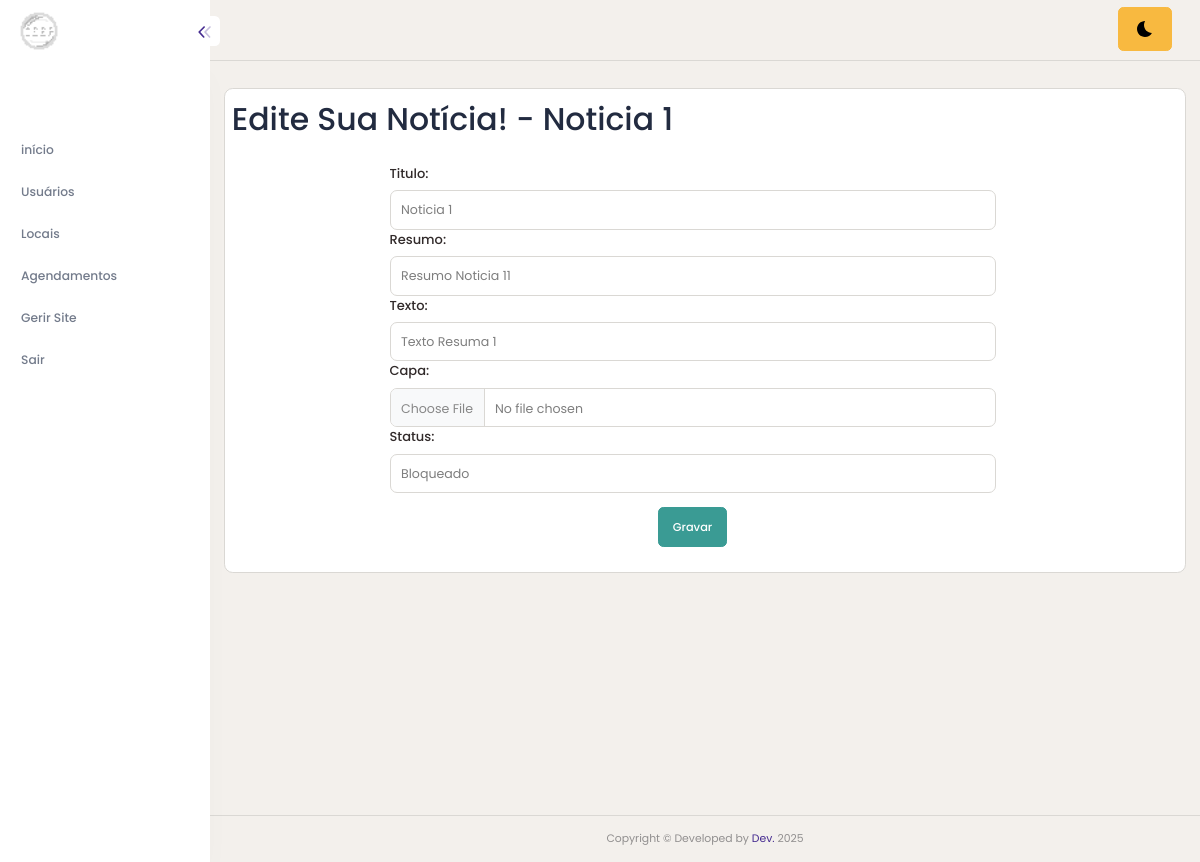
Screenshot of /noticias-editar.php?id=1 (signed in) with the database file from the repository.
### tables this page shows
CREATE TABLE `noticias` (
  `id` int(11) NOT NULL,
  `titulo` varchar(100) DEFAULT NULL,
  `resumo` varchar(254) DEFAULT NULL,
  `texto` text DEFAULT NULL,
  `status` tinyint(1) DEFAULT NULL,
  `imagem` blob DEFAULT NULL
);

### noticias-editar.php (the view, shortened to what this page needs)
<?php
include('conexao.php');
$id = isset($_GET["id"]) ? $_GET["id"] : "";
if ($id) {
    $sql = $conn->prepare("
    select * from NOTICIAS where id='$id';
    ");
    $sql->execute();
    $dados = $sql->fetch();
}
?>
<!DOCTYPE html>
<html lang="pt-BR">
<head>
    <?php include("app-header.php"); ?>
</head>
<body>
    <?php include("app-lateral.php"); ?>
    <div class="content-body" style="min-height: 899px;">
        <div class="container-fluid">
            <div class="row">
                <div class="card p-2">
                    <h1>Edite Sua Notícia! - <?php echo $dados['titulo']; ?></h1>
                    <div class="row mt-3 ">
                        <form action="noticias-acao.php" method="post" class="row">
                            <div class="offset-2 col-8">
                                <label for="titulo" class="form-label">Titulo:</label>
                                <input type="text" class="form-control" id="titulo" name="txtTitulo" value="<?php if($id){
                                                                                                 echo $dados['titulo'];
                                                                                              };?>">
                            </div>
                            <div class="offset-2 col-8">
                                <label for="resumo" class="form-label">Resumo:</label>
                                <input type="text" class="form-control" id="resumo" name="txtResumo" value="<?php if($id){
                                                                                                 echo $dados['resumo'];
                                                                                              };?>">
                            </div>
                            <div class="offset-2 col-8">
                                <label for="texto" class="form-label">Texto:</label>
                                <input type="text" class="form-control" id="texto" name="txtTexto" value="<?php if($id){
                                                                                                 echo $dados['texto'];
                                                                                              };?>">
                            </div>
                            <div class="offset-2 col-8">
                                <label for="imagem" class="form-label">Capa:</label>
                                <input type="file" class="form-control" id="imagem" name="txtImagem">
                            </div>
                            <div class="offset-2 col-8">
                                <label for="status" class="form-label">Status:</label>
                                <select type="text" class="form-control" id="status" name="txtStatus">
                                    <option value="0">Bloqueado</option>
                                </select>
                            </div>
                            <div class="col-12 text-center">
                                <input value="Gravar" type="submit" class="btn btn-success mt-3">
                            </div> <br>
                        </form>
                    </div> <br>
                </div>
            </div>
        </div>
    </div>
    <?php include("app-footer.php"); ?>
</body>
</html>

### rows the page displays
noticias: titulo "Noticia 1", txtTitulo "Noticia 1", txtResumo "Resumo Noticia 11", txtTexto "Texto Resuma 1"
